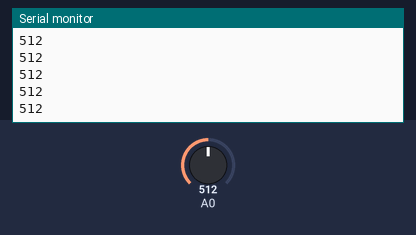
Bench run of a sketch on a simulated Arduino Uno, built with avr-gcc and run on an emulated ATmega328P. Parts: the last lines printed to the serial monitor. The inputs (shaded band) are chosen by the test bench; at power-on: A0 = 512.

Above: at 1.2 s.
1.3 s: A0 set to 716
At 1.68 s:
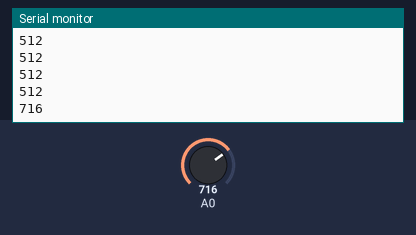
2.8 s: A0 set to 900
At 2.93 s:
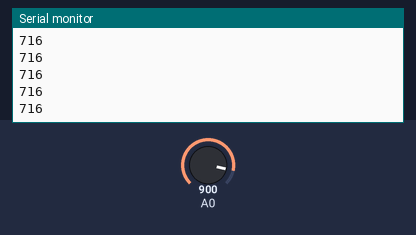
Timing chart, 0 to 5.8 s (numbered marks = the images above; inputs shaded):
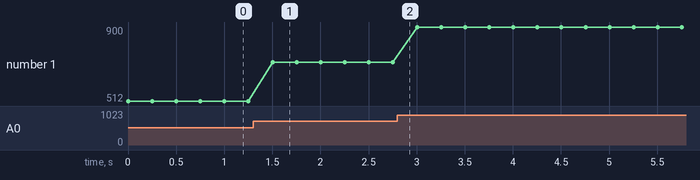

The sketch:

LDR.ino
```cpp
// Code LDR ง่าย ๆ
// LDR Light Dependent Resistor เป็น Sensor ที่จะเพิ่มค่าความต้านทานตามปริมาณแสงที่ Sensor ได้รับ
// แสงมาก ต้านทานน้อย แรงดันมาก
// แสงน้อย ต้านทานมาก แรงดันน้อย

void setup() {
  // put your setup code here, to run once:
  // เรียกใช้งาน Serial Monitor
  Serial.begin(115200);
}

void loop() {
  // สร้างตัวแปรสำหรับการรับค่าที่อ่านได้เป็นสัญญาณแอนาล็อคจาก pin A0;
  int Temp = analogRead(A0);
  // แสดงค่าตัวแปร Temp ที่รับได้
  Serial.println(Temp);
  delay(250);
}
```

Measured:
- after the input at 1.3 s, the serial monitor: prints a new line after 0.20 s (image 1)
- plotted number 1: 512 → 716 after the input at 1.3 s, 716 → 900 after the input at 2.8 s
